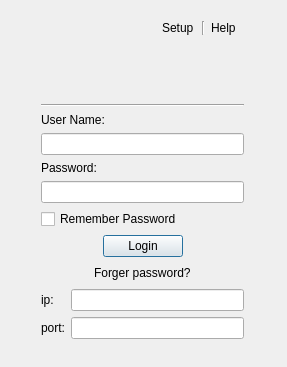
<?xml version="1.0" encoding="UTF-8"?>
<ui version="4.0">
 <class>LoginDialog</class>
 <widget class="QDialog" name="LoginDialog">
  <property name="geometry">
   <rect>
    <x>0</x>
    <y>0</y>
    <width>287</width>
    <height>367</height>
   </rect>
  </property>
  <property name="windowTitle">
   <string>Google Talk</string>
  </property>
  <widget class="QWidget" name="">
   <property name="geometry">
    <rect>
     <x>30</x>
     <y>10</y>
     <width>225</width>
     <height>340</height>
    </rect>
   </property>
   <layout class="QVBoxLayout" name="verticalLayout">
    <item>
     <layout class="QGridLayout" name="gridLayout" columnstretch="6,2,2">
      <item row="0" column="0" rowspan="2">
       <widget class="QLabel" name="label">
        <property name="text">
         <string/>
        </property>
        <property name="pixmap">
         <pixmap resource="client.qrc">:/images/logol.png</pixmap>
        </property>
       </widget>
      </item>
      <item row="0" column="1" colspan="2">
       <layout class="QHBoxLayout" name="horizontalLayout">
        <item>
         <widget class="QLabel" name="setupLabel">
          <property name="text">
           <string>Setup</string>
          </property>
          <property name="openExternalLinks">
           <bool>true</bool>
          </property>
         </widget>
        </item>
        <item>
         <widget class="Line" name="line">
          <property name="orientation">
           <enum>Qt::Vertical</enum>
          </property>
         </widget>
        </item>
        <item>
         <widget class="QLabel" name="helpLabel">
          <property name="text">
           <string>Help</string>
          </property>
          <property name="openExternalLinks">
           <bool>true</bool>
          </property>
         </widget>
        </item>
       </layout>
      </item>
      <item row="1" column="1">
       <spacer name="verticalSpacer">
        <property name="orientation">
         <enum>Qt::Vertical</enum>
        </property>
        <property name="sizeHint" stdset="0">
         <size>
          <width>20</width>
          <height>18</height>
         </size>
        </property>
       </spacer>
      </item>
      <item row="1" column="2">
       <spacer name="verticalSpacer_2">
        <property name="orientation">
         <enum>Qt::Vertical</enum>
        </property>
        <property name="sizeHint" stdset="0">
         <size>
          <width>20</width>
          <height>18</height>
         </size>
        </property>
       </spacer>
      </item>
     </layout>
    </item>
    <item>
     <widget class="Line" name="line_2">
      <property name="orientation">
       <enum>Qt::Horizontal</enum>
      </property>
     </widget>
    </item>
    <item>
     <widget class="QLabel" name="userNameLabel">
      <property name="text">
       <string>User Name:</string>
      </property>
     </widget>
    </item>
    <item>
     <widget class="QLineEdit" name="userNameEdit"/>
    </item>
    <item>
     <widget class="QLabel" name="pwdLabel">
      <property name="text">
       <string>Password:</string>
      </property>
     </widget>
    </item>
    <item>
     <widget class="QLineEdit" name="pwdEdit"/>
    </item>
    <item>
     <widget class="QCheckBox" name="rememberPwdcheckBox">
      <property name="text">
       <string>Remember Password</string>
      </property>
     </widget>
    </item>
    <item>
     <layout class="QHBoxLayout" name="horizontalLayout_2">
      <item>
       <spacer name="horizontalSpacer_3">
        <property name="orientation">
         <enum>Qt::Horizontal</enum>
        </property>
        <property name="sizeHint" stdset="0">
         <size>
          <width>40</width>
          <height>20</height>
         </size>
        </property>
       </spacer>
      </item>
      <item>
       <widget class="QPushButton" name="loginButton">
        <property name="text">
         <string>Login</string>
        </property>
       </widget>
      </item>
      <item>
       <spacer name="horizontalSpacer_4">
        <property name="orientation">
         <enum>Qt::Horizontal</enum>
        </property>
        <property name="sizeHint" stdset="0">
         <size>
          <width>40</width>
          <height>20</height>
         </size>
        </property>
       </spacer>
      </item>
     </layout>
    </item>
    <item>
     <layout class="QHBoxLayout" name="horizontalLayout_3">
      <item>
       <spacer name="horizontalSpacer">
        <property name="orientation">
         <enum>Qt::Horizontal</enum>
        </property>
        <property name="sizeHint" stdset="0">
         <size>
          <width>40</width>
          <height>20</height>
         </size>
        </property>
       </spacer>
      </item>
      <item>
       <widget class="QLabel" name="forgerPwdLabel">
        <property name="text">
         <string>Forger password?</string>
        </property>
        <property name="openExternalLinks">
         <bool>true</bool>
        </property>
       </widget>
      </item>
      <item>
       <spacer name="horizontalSpacer_2">
        <property name="orientation">
         <enum>Qt::Horizontal</enum>
        </property>
        <property name="sizeHint" stdset="0">
         <size>
          <width>40</width>
          <height>20</height>
         </size>
        </property>
       </spacer>
      </item>
     </layout>
    </item>
    <item>
     <layout class="QGridLayout" name="gridLayout_2">
      <item row="0" column="0">
       <widget class="QLabel" name="ipLabel">
        <property name="text">
         <string>ip:</string>
        </property>
       </widget>
      </item>
      <item row="0" column="1">
       <widget class="QLineEdit" name="ipEdit"/>
      </item>
      <item row="1" column="0">
       <widget class="QLabel" name="portLabel">
        <property name="text">
         <string>port:</string>
        </property>
       </widget>
      </item>
      <item row="1" column="1">
       <widget class="QLineEdit" name="portEdit"/>
      </item>
     </layout>
    </item>
   </layout>
  </widget>
 </widget>
 <layoutdefault spacing="6" margin="11"/>
 <resources>
  <include location="client.qrc"/>
 </resources>
 <connections/>
</ui>
